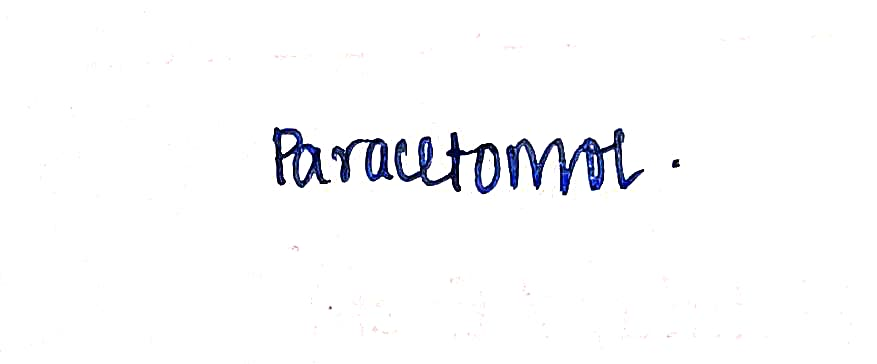
#> input picture module2_rag/src/Image_ocr.jpg, 877 x 364 px
$ python -i ocr_service.py   (imports and definitions only)
#> lines starting #> are read from the running program, lines starting #| are printed output that depends on the picture
# module2_rag/src/ocr_service.py

from __future__ import annotations

import re
from pathlib import Path
from typing import Dict, List, Any

import cv2
import easyocr
import numpy as np


# Load once and reuse
# [1 line that did not run here, left out]


def preprocess_image(image_bytes: bytes) -> np.ndarray:
    """
    Convert uploaded image bytes into an OCR-friendly OpenCV image.
    """
    np_arr = np.frombuffer(image_bytes, np.uint8)
    img = cv2.imdecode(np_arr, cv2.IMREAD_COLOR)

    if img is None:
        raise ValueError("Unable to read image. Please upload a valid image file.")

    gray = cv2.cvtColor(img, cv2.COLOR_BGR2GRAY)

    # Slight denoise
    gray = cv2.GaussianBlur(gray, (3, 3), 0)

    # Improve contrast
    gray = cv2.equalizeHist(gray)

    # Threshold for handwritten/printed prescription visibility
    processed = cv2.adaptiveThreshold(
        gray,
        255,
        cv2.ADAPTIVE_THRESH_GAUSSIAN_C,
        cv2.THRESH_BINARY,
        31,
        11,
    )

    return processed


# [77 lines left out: functions extract_text_from_image_bytes, normalize_prescription_text, extract_possible_drugs, not called in this run]

>>> import cv2
>>> picture = cv2.imread('Image_ocr.jpg', cv2.IMREAD_GRAYSCALE)
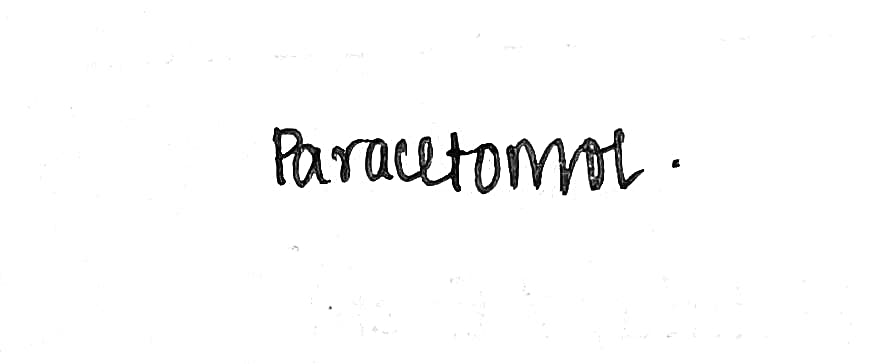
#> picture: shape (364, 877); min 0, max 255, mean 249.5
#> (the run stopped early here; a loop or call above may not have finished)
